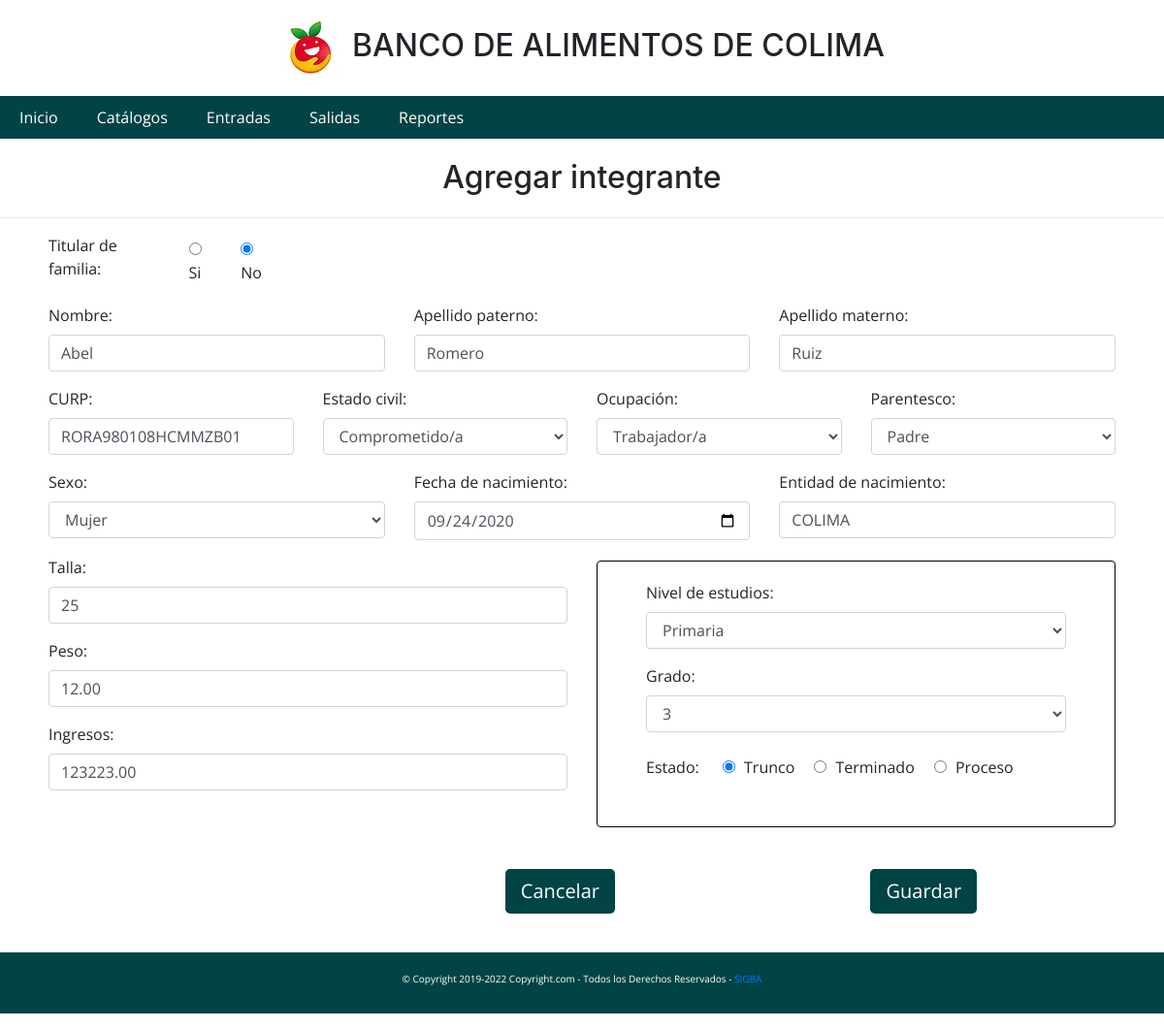
Screenshot of /catalogos/integrantesupdate.php?id=45 with the database file from the repository.
### tables this page shows
CREATE TABLE `integrantes` (
  `id` int(11) NOT NULL,
  `fk_familia` int(11) DEFAULT NULL,
  `nombre` varchar(50) DEFAULT NULL,
  `apellido1` varchar(50) DEFAULT NULL,
  `apellido2` varchar(50) DEFAULT NULL,
  `gefe_familia` varchar(50) DEFAULT '',
  `sexo` char(1) DEFAULT NULL,
  `fecha_nac` date DEFAULT NULL,
  `curp` varchar(20) DEFAULT NULL,
  `entidad` varchar(50) DEFAULT NULL,
  `parentesco` varchar(20) DEFAULT NULL,
  `ocupacion` varchar(50) DEFAULT NULL,
  `estado_estudio` varchar(50) DEFAULT '',
  `grado` int(11) DEFAULT NULL,
  `estado_civil` varchar(50) DEFAULT '',
  `nivel_estudios` int(11) DEFAULT NULL,
  `ingresos` double(10,2) DEFAULT NULL,
  `talla` int(11) DEFAULT NULL,
  `peso` double(10,2) DEFAULT NULL
);

CREATE TABLE `nivel_estudios` (
  `id` int(11) NOT NULL,
  `nombre` varchar(255) DEFAULT NULL
);

CREATE TABLE `grado` (
  `id` int(11) NOT NULL,
  `grado` int(11) DEFAULT NULL,
  `fk_nivel_estudios` int(11) DEFAULT NULL
);

### catalogos/integrantesupdate.php (the view, shortened to what this page needs)
<!DOCTYPE html>
<html lang="en">
<head>
    <link rel="stylesheet" href="../Frameworks/css/normalize.css">
    <link rel="stylesheet" href="../Frameworks/datatables.css">
    <link rel="stylesheet" href="../Frameworks/css/estilo.css">
</head>
<?php
$id = $_GET['id'];
require('procesos/conexion.php');
$sql = " SELECT  * from integrantes WHERE id = '$id' ";
$resultado = mysqli_query($conn, $sql);
$rows = mysqli_fetch_array($resultado);
$gefe=$rows['gefe_familia'];
$estado=$rows['estado_estudio'];
?>
<body>
    <h1 class="titulo">Agregar integrante</h1>
    <hr>
    <div class="tabla-lg">
        <form id="integrantesupdate" method="post">
            <div class="row">
                <div class="col-3">
                    <div class="form-group">
                        <div class="form-check-inline">
                            <label for="">Titular de familia:</label>
                            <div class="form-check">
                                <input class="form-check-input" value="SI " type="radio" name="titular" id="titular"
                                    <?php if($gefe=='SI') print "checked=true"?> required>
                                <label class="form-check-label" for="inlineRadio1">Si</label>
                            </div>
                            <div class="form-check">
                                <input class="form-check-input" value="NO" type="radio" name="titular" id="titular"
                                    <?php if($gefe=='NO') print "checked=true"?> value="NO" required>
                                <label class="form-check-label" for="inlineRadio2">No</label>
                            </div>
                        </div>
                    </div>
                </div>
                <div class="col-9"></div>
            </div>
            <div class="row">
                <div class="col-4">
                    <div class="form-group">
                        <label for="">Nombre:</label>
                        <input type="text" id="nombre" class="form-control" value="<?=$rows['nombre']?>" required>
                    </div>
                </div>
                <div class="col-4">
                    <div class="form-group">
                        <label for="">Apellido paterno:</label>
                        <input type="text" id="apellido1" value="<?=$rows['apellido1']?>" class="form-control" required>
                    </div>
                </div>
                <div class="col-4">
                    <div class="form-group">
                        <label for="">Apellido materno:</label>
                        <input type="text" id="apellido2" value="<?=$rows['apellido2']?>" class="form-control" required>
                    </div>
                </div>
            </div>
            <div class="row">
                <div class="col-3">
                    <div class="form-group">
                        <label for="">CURP:</label>
                        <input type="text" id="curp" value="<?=$rows['curp']?>"  pattern="^([A-Z&]|[a-z&]{1})([AEIOU]|[aeiou]{1})([A-Z&]|[a-z&]{1})([A-Z&]|[a-z&]{1})([0-9]{2})(0[1-9]|1[0-2])(0[1-9]|1[0-9]|2[0-9]|3[0-1])([HM]|[hm]{1})([AS|as|BC|bc|BS|bs|CC|cc|CS|cs|CH|ch|CL|cl|CM|cm|DF|df|DG|dg|GT|gt|GR|gr|HG|hg|JC|jc|MC|mc|MN|mn|MS|ms|NT|nt|NL|nl|OC|oc|PL|pl|QT|qt|QR|qr|SP|sp|SL|sl|SR|sr|TC|tc|TS|ts|TL|tl|VZ|vz|YN|yn|ZS|zs|NE|ne]{2})([^A|a|E|e|I|i|O|o|U|u]{1})([^A|a|E|e|I|i|O|o|U|u]{1})([^A|a|E|e|I|i|O|o|U|u]{1})([0-9]{2})$" class="form-control" required>
                    </div>
                </div>
                <div class="col-3">
                    <div class="form-group">
                        <label for="">Estado civil:</label>
                        <select name="" id="estado_civil" class="form-control" required>
                            <option value="comprometido"
                                <?php if($rows['estado_civil']=='comprometido') print "selected"?>>Comprometido/a
                            </option>
                        </select>
                    </div>
                </div>
                <div class="col-3">
                    <div class="form-group">
                        <label for="">Ocupación:</label>
                        <select name="" id="ocupacion" class="form-control" required>
                            <option value="Trabajador/a" <?php if($rows['ocupacion']=='Trabajador/a') print "selected"?>>Trabajador/a</option>
                        </select>
                    </div>
                </div>
                <div class="col-3">
                    <div class="form-group">
                        <label for="">Parentesco:</label>
                        <select name="" id="parentesco" class="form-control" required>
                            <option value="Padre" <?php if($rows['parentesco']=='Padre') print "selected"?>>Padre
                            </option>
                        </select>
                    </div>
                </div>
            </div>
            <div class="row">
                <div class="col-4">
                    <div class="form-group">
                        <label for="">Sexo:</label>
                        <select name="" id="sexo" class="form-control" required>
                            <option value="M" <?php if($rows['sexo']=='M') print "selected"?>>Mujer</option>
                        </select>
                    </div>
                </div>
                <div class="col-4">
                    <div class="form-group">
                        <label for="">Fecha de nacimiento:</label>
                        <input type="date" id="fecha" class="form-control" value="<?=$rows['fecha_nac']?>" required>
                    </div>
                </div>
                <div class="col-4">
                    <div class="form-group">
                        <label for="">Entidad de nacimiento:</label>
                        <input type="text" id="entidad" value="<?=$rows['entidad']?>" class="form-control" required>
                    </div>
                </div>
            </div>
            <div class="row">
                <div class="col-6">
                    <div class="form-group">
                        <label for="">Talla:</label>
                        <input type="text" id="talla" value="<?=$rows['talla']?>" class="form-control" required>
                    </div>
                    <div class="form-group">
                        <label for="">Peso:</label>
                        <input type="text" id="peso" value="<?=$rows['peso']?>" class="form-control" required>
                    </div>
                    <div class="form-group">
                        <label for="">Ingresos:</label>
                        <input type="text" id="ingresos" value="<?=$rows['ingresos']?>" class="form-control" required>
                    </div>
                </div>
                <div class="col-6">
                    <div class="formulario z">
                        <div class="row">
                            <div class="col-12">
                                <div class="form-group">
                                    <label for="">Nivel de estudios:</label>
                                    <?php include('procesos/conexion.php');
                                    $queryf = "SELECT * FROM nivel_estudios";
                                    $resultadof = mysqli_query($conn,$queryf);
                                    ?>
                                    <select name="" id="nivel_estudios" class="form-control"onchange="cargargrados()" required>
                                        <?php  while ($nivel = mysqli_fetch_array($resultadof)) { ?>
                                        <option value="<?=$nivel['id']?>" <?php if ($rows['nivel_estudios'] == $nivel['id']) { echo "selected";}?>><?=$nivel['nombre']?></option>
                                        <?php }?>
                                    </select>
                                </div>
                            </div>
                        </div>
                        <div class="row">
                            <div class="col-12">
                                <label for="">Grado:</label>
                                <?php include('procesos/conexion.php');
                                    $idnivel = $rows['nivel_estudios'];
                                    $queryc = "SELECT * FROM grado where fk_nivel_estudios ='$idnivel'";
                                    $resultadoc = mysqli_query($conn,$queryc);
                                    ?>
                                    <select id="grado" class="form-control" required>
                                    <?php  while ($grados = mysqli_fetch_array($resultadoc)) { ?>
                                        <option value="<?=$grados['id']?>"
                                            <?php if ($rows['grado'] == $grados['id']) { echo "selected";}?>>
                                            <?=$grados['grado']?></option>
                                        <?php }?>
                                    </select>
                            </div>
                        </div>
                        <br>
                        <div class="row">
                            <div class="col-12">
                                <div class="form-group">
                                    <label for="">Estado:</label>
                                    <div class="form-check-inline">
                                        <div class="form-check ">
                                            <input class="form-check-input" type="radio" name="estado" id="estado"
                                                value="TRUNCO" <?php if($estado=='TRUNCO') print "checked=true"?>
                                                required>
                                            <label class="form-check-label" for="inlineRadio1">Trunco</label>
                                        </div>
                                        <div class="form-check ">
                                            <input class="form-check-input" type="radio" name="estado" id="estado"
                                                value="TERMINADO"
                                                <?php if($estado=='TERMINADO') print "checked=true"?>required>
                                            <label class="form-check-label" for="inlineRadio2">Terminado</label>
                                        </div>
                                        <div class="form-check ">
                                            <input class="form-check-input" type="radio" name="estado" id="estado"
                                                value="PROCESO"
                                                <?php if($estado=='PROCESO') print "checked=true"?>required>
                                            <label class="form-check-label" for="inlineRadio2">Proceso</label>
                                        </div>
                                    </div>
                                </div>
                            </div>
                        </div>
                    </div>
                </div>
            </div>
            <br>
            <br>
            <div class="row">
                <div class="col-5"></div>
                <div class="col-3">
                    <a href="familiasadd.php" class="btn btn-lg btn-primary"
                        title="Ir la página anterior">Cancelar</a>
                </div>
                <div class="col-1"></div>
                <div class="col-3">
                    <button class="btn btn-lg btn-primary" type="submit">Guardar</button>
                </div>
            </div>
        </form>
    </div>
</body>
</html>

### Frameworks/css/estilo.css (style rules this page uses)
* { margin: 0px; padding: 0px; font-family: 'Open Sans', sans-serif; }
.tabla-lg { padding: 0px 50px 30px 50px; }
ul, ol { list-style: none; }
.nave>li { float: left; }
#navegacion { width: 100%; font-family: Arial, Helvetica, sans-serif; height: 44px; background-color: #004445; }
.nave li a { background-color:#004445; color: #fff; text-decoration: none; padding: 10px 20px; display: block; }
.titulo { text-align: center }
.logo { padding-right: 10px; }
#footer { margin-top: 10px; text-align: center; color: #fff; background-color: #004445; font-size: 10px; padding: 20px 0 20px; }
.formulario { height: 100%; padding: 20px 50px 20px 50px; margin-top: 5px; }
div.formulario { border: 1px solid black; border-radius: 4px; }
li { list-style-type: none; }
.menu-pegajoso { z-index: 1000; width: 100%; position: sticky; top:0; }
.btn { background-color: #004445; color: white; border: black; }

### rows the page displays
integrantes: gefe_familia "☑", nombre "Abel", apellido1 "Romero", apellido2 "Ruiz", curp "RORA980108HCMMZB01", estado_civil "Comprometido/a", ocupacion "Trabajador/a", parentesco "Padre", sexo "Mujer", fecha_nac "09/24/2020", entidad "COLIMA", talla "25", peso "12.00", ingresos "123223.00", nivel_estudios.nombre "Primaria", grado.grado "3", estado_estudio "☑"
